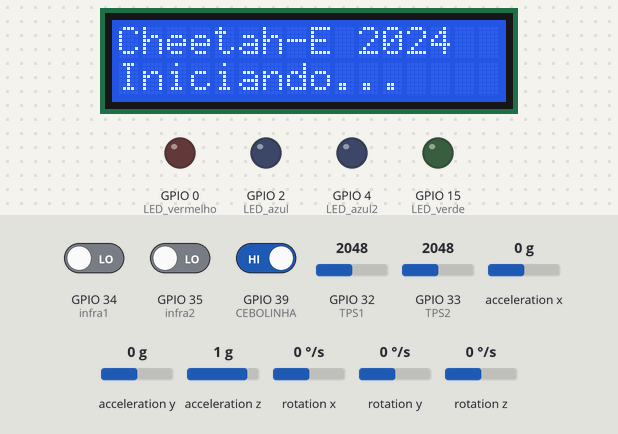
A program run on a simulated ESP32. On the bench: 16×2 character LCD, output pins drawn as LEDs (lit = HIGH). Wiring (inferred from the names in the program): MPU-6050 motion sensor at I2C address 0x68. The inputs (shaded band) are chosen by the test bench; at power-on: GPIO 39 (CEBOLINHA) HIGH, GPIO 32 (TPS1) = 2048, GPIO 33 (TPS2) = 2048, GPIO 34 (infra1) LOW, GPIO 35 (infra2) LOW, acceleration x 0 g, acceleration y 0 g, acceleration z 1 g, rotation x 0 °/s, rotation y 0 °/s, rotation z 0 °/s. Storage starts empty; what the program prints to the serial monitor is not drawn.

Above: at 0.4 s.
At 3.5 s:
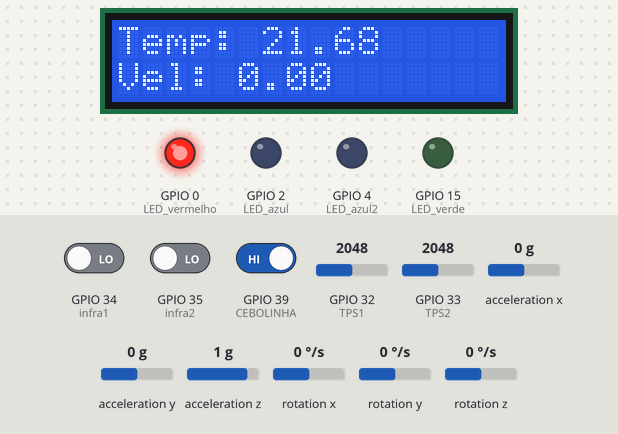
3.6 s: GPIO 39 (CEBOLINHA) driven LOW
At 4.6 s:
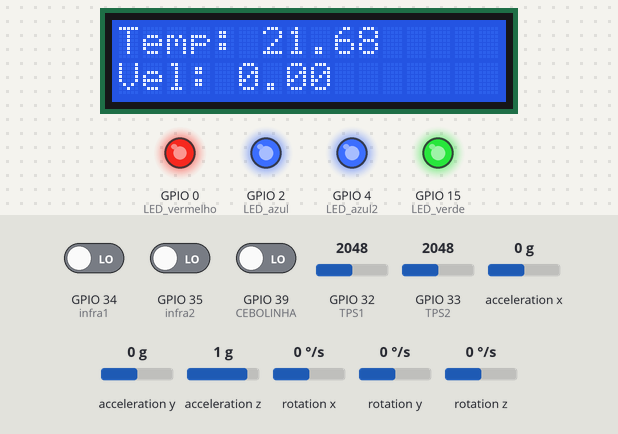
5.6 s: GPIO 32 (TPS1) set to 1228
At 6.2 s:
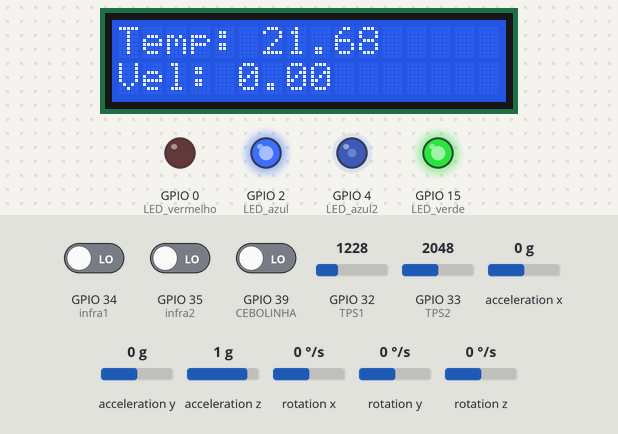
7.3 s: GPIO 39 (CEBOLINHA) driven HIGH
At 7.9 s:
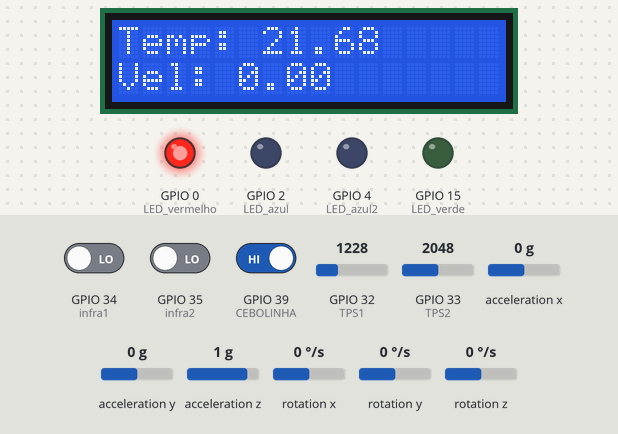
Timing chart, 0 to 10.3 s (numbered marks = the images above; inputs shaded):
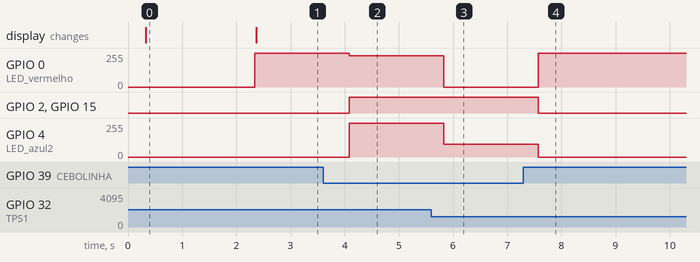

The program:

main.cpp
```cpp
// --------------------------------------------
// Código para o JOÃO MIGUEL
// Projeto: Grupo Cheetah
// Autoria: Josué Benevides Sanchez
// Data da ultima modificação: 16/06/2024
// --------------------------------------------

#include <Arduino.h>
#include <BluetoothSerial.h>
#include <esp_system.h>
#include <Wire.h>
#include <SPI.h>
#include <SD.h>
#include <LiquidCrystal_I2C.h>
#include <TinyGPS.h>
#include <SoftwareSerial.h>

// Bluetooth
BluetoothSerial SerialBT; // Define BluetoothSerial object
char valorRecebido;       // Variável para armazenar o valor recebido
//-----------------------------

// Painel Piloto
#define LED_vermelho 0 // Até 100% do TPS
#define LED_azul2 4    // Até 75% do TPS
#define LED_azul 2     // Até 50% do TPS
#define LED_verde 15   // Até 25% do TPS
// #define Botao_Reset 12 // Botão de reset
//------------------------------

// TPS 1
const int TPS1 = 32;
int sensorTPS1 = 0; // Variável para armazenar o valor lido do sensor

// TPS 2
const int TPS2 = 33;
int sensorTPS2 = 0; // Variável para armazenar o valor lido do sensor

// Manipular leds
int outputVTPS = 0;
int outputATPS = 0;
int outputA2TPS = 0;
int outputVeTPS = 0;
//-----------------------------

// Cartão SD
const int CS = 5;
String dataMessage;
File myFile;
//-----------------------------

// Cebolinha
#define CEBOLINHA 39     // Pino do sensor
int sensorCEBOLINHA = 0; // Variável para armazenar o valor lido do sensor
//-----------------------------

// Infravermelho
#define infra1 34
#define infra2 35

const int faixa1 = 12;
const int faixa2 = 12;
const float diametro = 0.1;
const float circunferencia1 = (diametro)*PI;
const float circunferencia2 = (diametro)*PI;
const int timer1 = 1000;
const int timer2 = 1000;
volatile unsigned long pulseCount1 = 0;
volatile unsigned long pulseCount2 = 0;
unsigned long previousMillis1 = 0;
unsigned long previousMillis2 = 0;
float velocidade1 = 0;
float velocidade2 = 0;
float velocidade = 0;

void pulseCounter1();
void pulseCounter2();
//-----------------------------

// LCD
#define endereco 0x27 // Endereços comuns: 0x27, 0x3F
#define colunas 16
#define linhas 2

LiquidCrystal_I2C lcd(endereco, colunas, linhas);
//-----------------------------

// Aceletometro / Giroscopio / Temperatura MPU6050
const int MPU = 0x68;
float AccX, AccY, AccZ, Temp, GyrX, GyrY, GyrZ;
//-----------------------------

TinyGPS gps;
SoftwareSerial ss(16, 17); // RX, TX

void WriteFile(const char *path, const char *message)
{
    myFile = SD.open(path, FILE_APPEND);
    if (myFile)
    {
        myFile.print(message);
        myFile.close();
    }
    else
    {
        Serial.println("erro ao abrir o arquivo");
    }
}

void setup()
{
    // SerialBT.begin("esp32"); // Nome do dispositivo Bluetooth

    Wire.setClock(400000); // 400kHz, alterar caso nao de interferencia

    Serial.begin(115200);
    ss.begin(9600); // Inicializa a comunicação serial com o GPS

    while (!Serial)
        delay(10);

    Serial.println("\nGrupo Cheetah");
    Serial.println("Iniciando SD card...");
    Serial.println("==============================================");
    Serial.print("MOSI: ");
    Serial.println(MOSI);
    Serial.print("MISO: ");
    Serial.println(MISO);
    Serial.print("SCK: ");
    Serial.println(SCK);
    Serial.print("CS: ");
    Serial.println(SS);
    Serial.println("==============================================\n");
    Serial.println("");
    delay(100);

    Serial.println("Iniciando SD card...");
    if (!SD.begin(CS))
    {
        Serial.println("SD card falhou!");
        while (1)
        {
            delay(10);
        }
    }
    Serial.println("SD card inicialização completa.");

    delay(100);

    // Create a header in the file
    WriteFile("/data.txt", " "); // é recomendado inserir os nomes manualmente

    // Inicializando os pinos dos LEDs
    pinMode(LED_vermelho, OUTPUT);
    pinMode(LED_azul, OUTPUT);
    pinMode(LED_azul2, OUTPUT);
    pinMode(LED_verde, OUTPUT);

    pinMode(CEBOLINHA, INPUT); // Pino para ler o sinal do sensor cebolinha
    pinMode(infra1, INPUT);    // Pino para ler o sinal no coletor do fototransistor
    pinMode(infra2, INPUT);    // Pino para ler o sinal no coletor do fototransistor
    attachInterrupt(digitalPinToInterrupt(infra1), pulseCounter1, RISING);
    attachInterrupt(digitalPinToInterrupt(infra2), pulseCounter2, RISING);

    // Inicializa o MPU-6050
    Wire.begin();
    Wire.beginTransmission(MPU);
    Wire.write(0x6B);
    Wire.write(0);
    Wire.endTransmission(true);

    // Configura Giroscópio para fundo de escala desejado
    /*
        Wire.write(0b00000000); // fundo de escala em +/-250°/s
        Wire.write(0b00001000); // fundo de escala em +/-500°/s
        Wire.write(0b00010000); // fundo de escala em +/-1000°/s
        Wire.write(0b00011000); // fundo de escala em +/-2000°/s
    */
    Wire.beginTransmission(MPU);
    Wire.write(0x1B);
    Wire.write(0b00001000); // Trocar esse comando para fundo de escala desejado conforme acima
    Wire.endTransmission();

    // Configura Acelerometro para fundo de escala desejado
    /*
        Wire.write(0b00000000); // fundo de escala em +/-2g
        Wire.write(0b00001000); // fundo de escala em +/-4g
        Wire.write(0b00010000); // fundo de escala em +/-8g
        Wire.write(0b00011000); // fundo de escala em +/-16g
    */
    Wire.beginTransmission(MPU);
    Wire.write(0x1C);
    Wire.write(0b00001000); // Trocar esse comando para fundo de escala desejado conforme acima
    Wire.endTransmission();

    // Inicializando o LCD
    lcd.init();
    lcd.backlight();
    lcd.clear();
    lcd.print("Cheetah-E 2024");
    lcd.setCursor(0, 1);
    lcd.print("Iniciando...");
    delay(2000);
    lcd.clear();
}

void loop()
{
    // Caso seja necessário reiniciar o ESP32
    valorRecebido = (char)Serial.read();
    if (valorRecebido == '1')
    {
        Serial.print("\nReiniciando o ESP32");
        delay(2000);
        ESP.restart();
    }
    // if (digitalRead(Botao_Reset) == 1)
    // {
    //     SerialBT.print("\nReiniciando o ESP32");
    //     delay(2000);
    //     ESP.restart();
    // }

    //-----------------------------

    // Lendo os dados do GPS
    float latitude, longitude, speed, altitude;
    unsigned long age;
    int year;
    byte month, day, hour, minute, second;

    // Solicita os dados ao GPS
    gps.f_get_position(&latitude, &longitude, &age);
    speed = gps.f_speed_kmph();
    altitude = gps.f_altitude();
    gps.crack_datetime(&year, &month, &day, &hour, &minute, &second);

    // Comandos para iniciar transmissão de dados
    Wire.beginTransmission(MPU);
    Wire.write(0x3B);
    Wire.endTransmission(false);
    Wire.requestFrom(MPU, 14, true); // Solicita os dados ao sensor

    // Armazena o valor dos sensores nas variaveis correspondentes
    AccX = Wire.read() << 8 | Wire.read(); // 0x3B (ACCEL_XOUT_H) & 0x3C (ACCEL_XOUT_L)
    AccY = Wire.read() << 8 | Wire.read(); // 0x3D (ACCEL_YOUT_H) & 0x3E (ACCEL_YOUT_L)
    AccZ = Wire.read() << 8 | Wire.read(); // 0x3F (ACCEL_ZOUT_H) & 0x40 (ACCEL_ZOUT_L)
    Temp = Wire.read() << 8 | Wire.read(); // 0x41 (TEMP_OUT_H) & 0x42 (TEMP_OUT_L)
    GyrX = Wire.read() << 8 | Wire.read(); // 0x43 (GYRO_XOUT_H) & 0x44 (GYRO_XOUT_L)
    GyrY = Wire.read() << 8 | Wire.read(); // 0x45 (GYRO_YOUT_H) & 0x46 (GYRO_YOUT_L)
    GyrZ = Wire.read() << 8 | Wire.read(); // 0x47 (GYRO_ZOUT_H) & 0x48 (GYRO_ZOUT_L)

    /* Alterar divisão conforme fundo de escala escolhido:
        Acelerômetro
        +/-2g = 16384
        +/-4g = 8192
        +/-8g = 4096
        +/-16g = 2048

        Giroscópio
        +/-250°/s = 131
        +/-500°/s = 65.6
        +/-1000°/s = 32.8
        +/-2000°/s = 16.4
    */
    //-----------------------------

    // Lendo a velocidade
    unsigned long currentMillis1 = millis();

    if (currentMillis1 - previousMillis1 >= timer1)
    {
        // Calcula as RPM
        float rpm1 = (pulseCount1 * 60.0) / (faixa1 * (currentMillis1 - previousMillis1));
        // Calcula a velocidade em km/h
        velocidade1 = ((rpm1 * diametro) / 60) * 3.6;
        // Zera o contador de pulsos
        pulseCount1 = 0;
        // Atualiza o tempo anterior
        previousMillis1 = currentMillis1;
    }

    unsigned long currentMillis2 = millis();

    if (currentMillis2 - previousMillis2 >= timer2)
    {
        // Calcula as RPM
        float rpm2 = (pulseCount2 * 60.0) / (faixa2 * (currentMillis2 - previousMillis2));
        // Calcula a velocidade em km/h
        velocidade2 = ((rpm2 * diametro) / 60) * 3.6;
        // Zera o contador de pulsos
        pulseCount2 = 0;
        // Atualiza o tempo anterior
        previousMillis2 = currentMillis2;
    }

    velocidade = (velocidade1 + velocidade2) / 2; // Usar para o LCD

    //-----------------------------

    // Lendo o valor do sensor TPS e cebolinha
    sensorTPS1 = analogRead(TPS1);
    sensorTPS2 = analogRead(TPS2);
    sensorCEBOLINHA = digitalRead(CEBOLINHA);

    // Verificar se os valores estão dentro da margem de 5% e se o freio nao esta sendo acionado
    if (sensorCEBOLINHA == 0) // esta no modo teste
    {
        // Mapeando o valor do sensor para o valor do led, verificar amplitude do TPS
        outputVeTPS = map(sensorTPS1, 0, 516, 0, 255);
        outputATPS = map(sensorTPS1, 516, 1032, 0, 255);
        outputA2TPS = map(sensorTPS1, 1032, 1548, 0, 255);
        outputVTPS = map(sensorTPS1, 1548, 2090, 0, 255);

        // Controlando a taxa de variação dos LEDs
        if (sensorTPS1 <= 516)
        {
            outputATPS = 0;
            outputA2TPS = 0;
            outputVTPS = 0;
        }
        else if (sensorTPS1 <= 1032)
        {
            outputVeTPS = 255;
            outputA2TPS = 0;
            outputVTPS = 0;
        }
        else if (sensorTPS1 <= 1548)
        {
            outputVeTPS = 255;
            outputATPS = 255;
            outputVTPS = 0;
        }
        else if (sensorTPS1 <= 2090)
        {
            outputVeTPS = 255;
            outputATPS = 255;
            outputA2TPS = 255;
        }
        else if (sensorTPS1 >= 2090)
        {
            outputVeTPS = 255;
            outputATPS = 255;
            outputA2TPS = 255;
            outputVTPS = 255;
        }

        // Mudando a intensidade do led
        analogWrite(LED_vermelho, outputVTPS);
        analogWrite(LED_azul, outputATPS);
        analogWrite(LED_azul2, outputA2TPS);
        analogWrite(LED_verde, outputVeTPS);
    }
    else
    {
        // Caso os valores estejam fora da margem de 5% apenas o led vermelho é aceso (100% do TPS) ou o freio foi acionado
        Serial.print("\nOs valores dos sensores estão fora da margem aceitavel ou foi apertado o freio");
        analogWrite(LED_vermelho, 255);
        analogWrite(LED_azul, 0);
        analogWrite(LED_azul2, 0);
        analogWrite(LED_verde, 0);
    }

    //-----------------------------

    // Exibir a velocidade e temperatura no LCD
    float TEMPC = ((Temp / 340.0) + 36.53) * 0.1; // Temperatura em graus Celsius
    lcd.setCursor(0, 0);
    lcd.print("Temp: "); // Exibir a temperatura
    lcd.print(TEMPC);
    lcd.setCursor(0, 1);
    lcd.print("          "); // Limpar a linha
    lcd.setCursor(0, 1);
    lcd.print("Vel: ");    // Exibir a velocidade
    lcd.print(velocidade); // Exibir a velocidade

    //-----------------------------
    // Armazena os dados para o cartao sd
    String date = String(day) + "/" + String(month) + "/" + String(year);
    String horario = String(hour) + ":" + String(minute) + ":" + String(second);

    // Resultados dos sensores Terminal
    Serial.print("\nData = "); // Data GMT 0
    Serial.println(date);
    Serial.print("\nHorario = "); // Horario GMT 0
    Serial.println(horario);

    Serial.print("\nTPS1 = ");
    Serial.println(sensorTPS1);
    Serial.print("\nTPS2 = ");
    Serial.println(sensorTPS2);
    Serial.print("\nCEBOLINHA = ");
    Serial.println(sensorCEBOLINHA);
    Serial.print("\nVELOCIDADE = ");
    Serial.println(velocidade);

    Serial.print("\nLATITUDE = ");
    Serial.println(latitude, 6);
    Serial.print("\nLONGITUDE = ");
    Serial.println(longitude, 6);
    Serial.print("\nVELOCIDADE GPS = ");
    Serial.println(speed); // KM/H
    Serial.print("\nALTITUDE = ");
    Serial.println(altitude);

    Serial.print("\nTEMPERATURA = ");
    Serial.println(((Temp / 340.0) + 36.53) * 0.1); // Temperatura em graus Celsius
    Serial.print("\nVELOCIDADE ANGULAR X = ");
    Serial.println(GyrX / 65.6); // Velocidade angular em graus por segundo, alterar a escala conforme escolhido
    Serial.print("\nVELOCIDADE ANGULAR Y = ");
    Serial.println(GyrY / 65.6); // Velocidade angular em graus por segundo, alterar a escala conforme escolhido
    Serial.print("\nVELOCIDADE ANGULAR Z = ");
    Serial.println(GyrZ / 65.6); // Velocidade angular em graus por segundo, alterar a escala conforme escolhido
    Serial.print("\nACELERAÇÃO X = ");
    Serial.println(AccX / 8192); // Aceleração em m/s², alterar a escala conforme escolhido
    Serial.print("\nACELERAÇÃO Y = ");
    Serial.println(AccY / 8192); // Aceleração em m/s², alterar a escala conforme escolhido
    Serial.print("\nACELERAÇÃO Z = ");
    Serial.println(AccZ / 8192); // Aceleração em m/s², alterar a escala conforme escolhido

    // Gravando os dados no cartão SD
    dataMessage = String(date) + "," + String(horario) + "," + String(sensorTPS1) + "," + String(sensorTPS2) + "," + String(sensorCEBOLINHA) + "," + String(velocidade) + "," + String(((Temp / 340) + 36.53) * 0.1) + "," + String(GyrX / 65.6) + "," + String(GyrY / 65.6) + "," + String(GyrZ / 65.6) + "," + String(AccX / 8192) + "," + String(AccY / 8192) + "," + String(AccZ / 8192) + "," + String(speed) + "," + String(latitude, 6) + "," + String(longitude, 6) + "," + String(altitude, 4) + "\r\n";
    Serial.print("Salvando Arquivos: ");
    Serial.println(dataMessage);
    WriteFile("/data.txt", dataMessage.c_str());
    // myFile.println(data);

    myFile.close();
    delay(500); // para dados de teste e visualização
}

void pulseCounter1()
{
    pulseCount1++;
}

void pulseCounter2()
{
    pulseCount2++;
}
```

Measured:
- after the input at 3.6 s, GPIO 0 (LED_vermelho): 255/255 → 235/255 after 0.48 s; GPIO 2 (LED_azul), GPIO 15 (LED_verde): LOW → HIGH after 0.48 s; GPIO 4 (LED_azul2): 0/255 → 255/255 after 0.48 s
- after the input at 5.6 s, GPIO 0 (LED_vermelho): 235/255 → 0/255 after 0.23 s; GPIO 4 (LED_azul2): 255/255 → 96/255 after 0.23 s
- after the input at 7.3 s, GPIO 0 (LED_vermelho): 0/255 → 255/255 after 0.27 s; GPIO 2 (LED_azul), GPIO 15 (LED_verde): HIGH → LOW after 0.27 s; GPIO 4 (LED_azul2): 96/255 → 0/255 after 0.27 s
- what the display in image 0 shows lasts 2.1 s, from 0.3 s to 2.4 s
